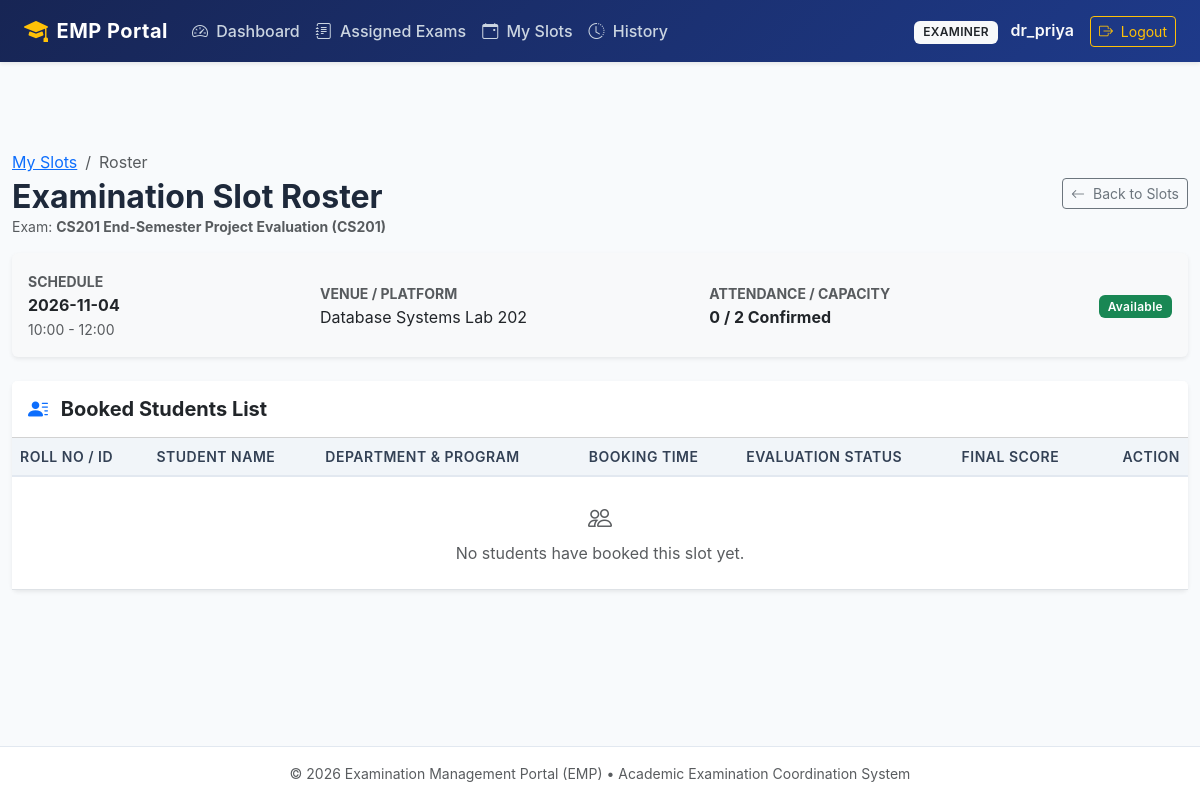
/examiner/slots/7/roster (signed in), run on an earlier commit of the app's database.
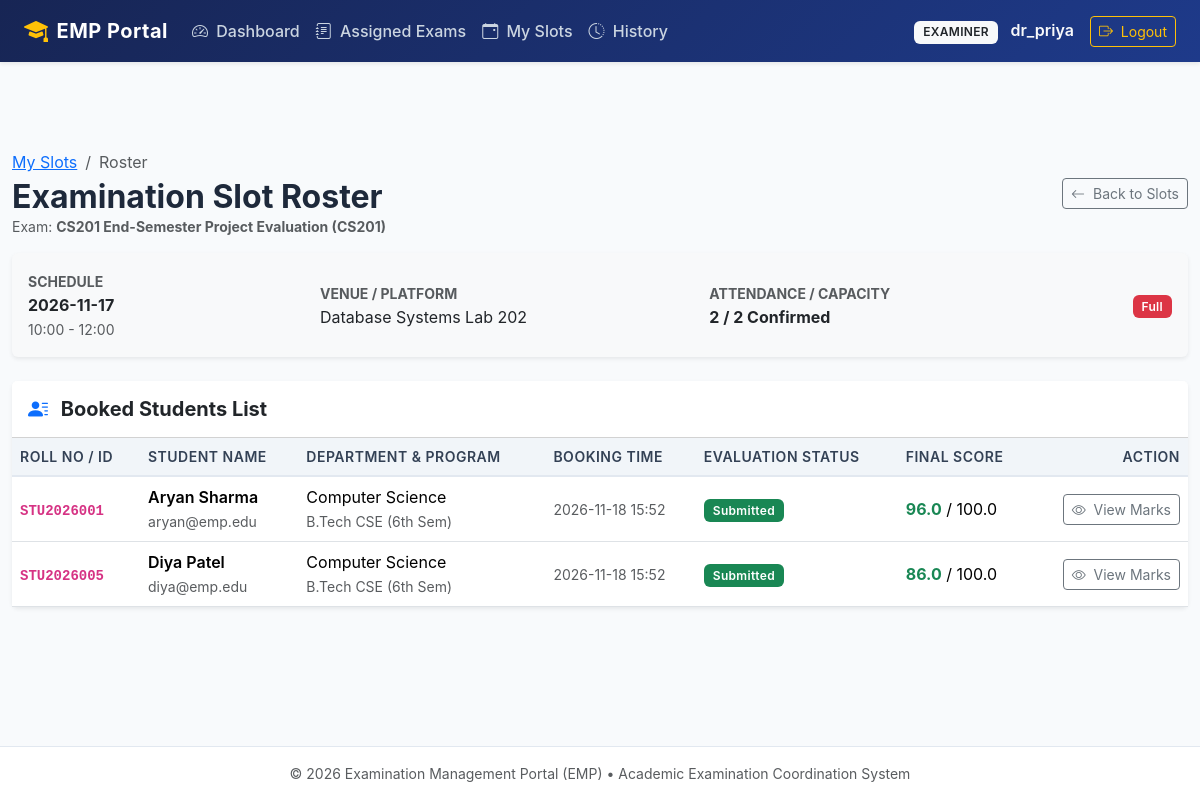
And on a later commit of the database.
### tables this page shows
CREATE TABLE examination_slots (
    id INTEGER PRIMARY KEY AUTOINCREMENT,
    examination_id INTEGER NOT NULL,
    examiner_id INTEGER NOT NULL,
    slot_date DATE NOT NULL,
    start_time TIME NOT NULL,
    end_time TIME NOT NULL,
    venue_or_link VARCHAR(150) NOT NULL,
    capacity INTEGER NOT NULL CHECK(capacity > 0),
    booked_count INTEGER NOT NULL DEFAULT 0 CHECK(booked_count >= 0),
    status VARCHAR(20) NOT NULL DEFAULT 'available' CHECK(status IN ('available', 'full', 'cancelled')),
    created_at TIMESTAMP NOT NULL DEFAULT CURRENT_TIMESTAMP,
    FOREIGN KEY (examination_id) REFERENCES examinations(id) ON DELETE RESTRICT,
    FOREIGN KEY (examiner_id) REFERENCES users(id) ON DELETE RESTRICT
);

CREATE TABLE examinations (
    id INTEGER PRIMARY KEY AUTOINCREMENT,
    course_id INTEGER NOT NULL,
    title VARCHAR(150) NOT NULL,
    exam_type VARCHAR(50) NOT NULL,
    duration_minutes INTEGER NOT NULL,
    max_marks REAL NOT NULL,
    slot_creation_start TIMESTAMP NOT NULL,
    slot_creation_end TIMESTAMP NOT NULL,
    booking_start TIMESTAMP NOT NULL,
    booking_end TIMESTAMP NOT NULL,
    status VARCHAR(20) NOT NULL DEFAULT 'draft' CHECK(status IN ('draft', 'slot_creation', 'booking_open', 'closed', 'completed')),
    created_at TIMESTAMP NOT NULL DEFAULT CURRENT_TIMESTAMP,
    FOREIGN KEY (course_id) REFERENCES courses(id) ON DELETE RESTRICT
);

CREATE TABLE student_profiles (
    id INTEGER PRIMARY KEY AUTOINCREMENT,
    user_id INTEGER UNIQUE NOT NULL,
    student_id_number VARCHAR(50) UNIQUE NOT NULL,
    full_name VARCHAR(120) NOT NULL,
    department VARCHAR(100) NOT NULL,
    program VARCHAR(100) NOT NULL,
    phone VARCHAR(30),
    FOREIGN KEY (user_id) REFERENCES users(id) ON DELETE CASCADE
);

CREATE TABLE users (
    id INTEGER PRIMARY KEY AUTOINCREMENT,
    username VARCHAR(80) UNIQUE NOT NULL,
    email VARCHAR(120) UNIQUE NOT NULL,
    password_hash VARCHAR(255) NOT NULL,
    role VARCHAR(20) NOT NULL CHECK(role IN ('admin', 'examiner', 'student')),
    is_active INTEGER NOT NULL DEFAULT 1,
    created_at TIMESTAMP NOT NULL DEFAULT CURRENT_TIMESTAMP
);

CREATE TABLE bookings (
    id INTEGER PRIMARY KEY AUTOINCREMENT,
    examination_id INTEGER NOT NULL,
    slot_id INTEGER NOT NULL,
    student_id INTEGER NOT NULL,
    status VARCHAR(20) NOT NULL DEFAULT 'confirmed' CHECK(status IN ('confirmed', 'cancelled', 'rescheduled')),
    booked_at TIMESTAMP NOT NULL DEFAULT CURRENT_TIMESTAMP,
    cancelled_at TIMESTAMP,
    cancellation_reason TEXT,
    FOREIGN KEY (examination_id) REFERENCES examinations(id) ON DELETE RESTRICT,
    FOREIGN KEY (slot_id) REFERENCES examination_slots(id) ON DELETE RESTRICT,
    FOREIGN KEY (student_id) REFERENCES users(id) ON DELETE RESTRICT
);

CREATE TABLE evaluations (
    id INTEGER PRIMARY KEY AUTOINCREMENT,
    booking_id INTEGER UNIQUE NOT NULL,
    examination_id INTEGER NOT NULL,
    student_id INTEGER NOT NULL,
    examiner_id INTEGER NOT NULL,
    total_score REAL NOT NULL DEFAULT 0.0,
    remarks TEXT,
    status VARCHAR(20) NOT NULL DEFAULT 'draft' CHECK(status IN ('draft', 'submitted')),
    submitted_at TIMESTAMP,
    created_at TIMESTAMP NOT NULL DEFAULT CURRENT_TIMESTAMP,
    updated_at TIMESTAMP NOT NULL DEFAULT CURRENT_TIMESTAMP,
    FOREIGN KEY (booking_id) REFERENCES bookings(id) ON DELETE RESTRICT,
    FOREIGN KEY (examination_id) REFERENCES examinations(id) ON DELETE RESTRICT,
    FOREIGN KEY (student_id) REFERENCES users(id) ON DELETE RESTRICT,
    FOREIGN KEY (examiner_id) REFERENCES users(id) ON DELETE RESTRICT
);

### app/routes/examiner.py (the view)
@examiner_bp.route('/slots/<int:slot_id>/roster')
def slot_roster(slot_id):
    examiner_id = session['user_id']
    slot = get_slot_by_id(slot_id)
    if not slot or slot['examiner_id'] != examiner_id:
        flash('Slot not found or unauthorized.', 'danger')
        return redirect(url_for('examiner.slots'))
    students = get_slot_roster(slot_id)
    return render_template('examiner/slot_roster.html', slot=slot, students=students)

### app/database.py (called while the page is built)
def get_db(db_path=None):
    if db_path is None:
        try:
            db_path = current_app.config['DATABASE_PATH']
        except RuntimeError:
            from app.config import Config
            db_path = Config.DATABASE_PATH
    try:
        if 'db' not in g:
            if db_path != ':memory:':
                os.makedirs(os.path.dirname(os.path.abspath(db_path)), exist_ok=True)
            conn = sqlite3.connect(db_path)
            conn.row_factory = sqlite3.Row
            conn.execute("PRAGMA foreign_keys = ON;")
            g.db = conn
        return g.db
    except RuntimeError:
        if db_path != ':memory:':
            os.makedirs(os.path.dirname(os.path.abspath(db_path)), exist_ok=True)
        conn = sqlite3.connect(db_path)
        conn.row_factory = sqlite3.Row
        conn.execute("PRAGMA foreign_keys = ON;")
        return conn

### app/routes/examiner.py (called while the page is built)
@examiner_bp.before_request
@role_required('examiner')
def check_examiner():
    pass

### app/templates/examiner/slot_roster.html (shortened to what the changed rows need)
{% extends "base.html" %}
{% block content %}
<div class="d-flex justify-content-between align-items-center mb-3">
    <div>
        <h2 class="fw-bold mb-0">Examination Slot Roster</h2>
        <div class="text-muted small">Exam: <strong>{{ slot.exam_title }} ({{ slot.course_code }})</strong></div>
    </div>
</div>
<div class="card shadow-sm border-0 mb-4 bg-light">
    <div class="card-body py-3">
        <div class="row align-items-center">
            <div class="col-md-3">
                <span class="text-muted small text-uppercase fw-bold">Schedule</span>
                <div class="fw-bold">{{ slot.slot_date }}</div>
                <small class="text-muted">{{ slot.start_time }} - {{ slot.end_time }}</small>
            </div>
            <div class="col-md-4">
                <span class="text-muted small text-uppercase fw-bold">Venue / Platform</span>
                <div>{{ slot.venue_or_link }}</div>
            </div>
            <div class="col-md-3">
                <span class="text-muted small text-uppercase fw-bold">Attendance / Capacity</span>
                <div class="fw-bold">{{ slot.booked_count }} / {{ slot.capacity }} Confirmed</div>
            </div>
            <div class="col-md-2 text-end">
                {{ slot.status | status_badge | safe }}
            </div>
        </div>
    </div>
</div>
<div class="card shadow-sm border-0">
    <div class="card-body p-0">
        <div class="table-responsive">
            <table class="table table-hover table-emp align-middle mb-0">
                <thead>
                    <tr>
                        <th>Roll No / ID</th>
                        <th>Student Name</th>
                        <th>Department & Program</th>
                        <th>Booking Time</th>
                        <th>Evaluation Status</th>
                        <th>Final Score</th>
                        <th class="text-end">Action</th>
                    </tr>
                </thead>
                <tbody>
                    {% for st in students %}
                    <tr>
                        <td class="fw-bold text-primary"><code>{{ st.student_id_number }}</code></td>
                        <td>
                            <div class="fw-semibold">{{ st.student_name }}</div>
                            <small class="text-muted">{{ st.student_email }}</small>
                        </td>
                        <td>
                            <div>{{ st.department }}</div>
                            <small class="text-muted">{{ st.program }}</small>
                        </td>
                        <td class="small text-muted">{{ st.booked_at | datetime_format }}</td>
                        <td>
                            {% if st.evaluation_status %}
                                {{ st.evaluation_status | status_badge | safe }}
                            {% else %}
                                <span class="badge bg-warning text-dark">Pending Evaluation</span>
                            {% endif %}
                        </td>
                        <td>
                            {% if st.evaluation_status == 'submitted' %}
                                <strong class="text-success">{{ st.total_score }}</strong> / {{ slot.max_marks }}
                            {% elif st.evaluation_status == 'draft' %}
                                <span class="text-muted small">Draft: {{ st.total_score }}</span>
                            {% else %}
                                <span class="text-muted">-</span>
                            {% endif %}
                        </td>
                        <td class="text-end">
                            {% if st.evaluation_status == 'submitted' %}
                            <a href="{{ url_for('examiner.evaluate_student', booking_id=st.booking_id) }}" class="btn btn-outline-secondary btn-sm">
                                <i class="bi bi-eye me-1"></i> View Marks
                            </a>
                            {% else %}
                            <a href="{{ url_for('examiner.evaluate_student', booking_id=st.booking_id) }}" class="btn btn-primary btn-sm">
                                <i class="bi bi-pencil-square me-1"></i> Evaluate
                            </a>
                            {% endif %}
                        </td>
                    </tr>
                    {% else %}
                    <tr>
                        <td colspan="7" class="text-center py-4 text-muted">
                            <i class="bi bi-people text-muted fs-4 d-block mb-1"></i>
                            No students have booked this slot yet.
                        </td>
                    </tr>
                    {% endfor %}
                </tbody>
            </table>
        </div>
    </div>
</div>
{% endblock %}

What changed in the data, as far as the page shows it:
changed examination_slots "Database Systems Lab 202": slot_date "2026-11-04" → "2026-11-17"; status "available" → "full" (drawn); status|status_badge "Available" → "Full"
now on this page (row unchanged): student_profiles: student_id_number "STU2026001", student_name "Aryan Sharma", student_email "aryan@emp.edu", department "Computer Science", program "B.Tech CSE (6th Sem)", booked_at "2026-11-18 15:52", evaluation_status|status_badge "Submitted", total_score "96.0", {{ slot.max_marks }} "100.0"
now on this page (row unchanged): student_profiles: student_id_number "STU2026005", student_name "Diya Patel", student_email "diya@emp.edu", department "Computer Science", program "B.Tech CSE (6th Sem)", booked_at "2026-11-18 15:52", evaluation_status|status_badge "Submitted", total_score "86.0", {{ slot.max_marks }} "100.0"
Also different on the page:
{{ slot.booked_count }}: "0" → "2"
text no longer shown: "No students have booked this slot yet."
